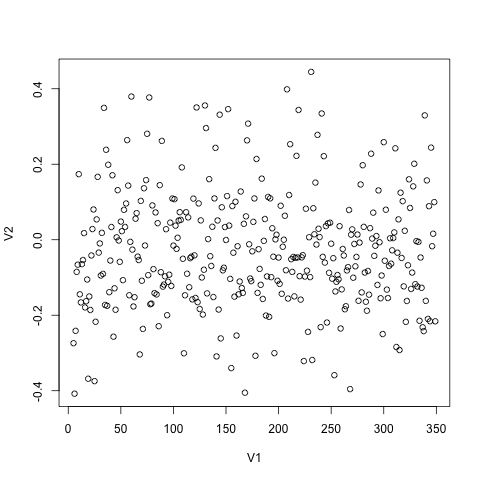

The script that saved this image:

a <-read.csv("trial-4-20171229141206.csv", header = FALSE)
plot(a)
png("trial-4-20171229141206.csv.png")
plot(a)

